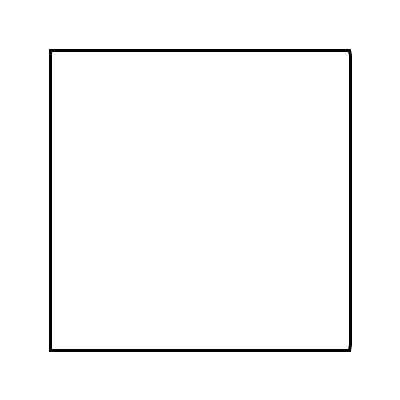
Frame 1 (no input)
Frame 60 (the mouse pressed at the canvas centre just before this capture): identical to frame 1, image omitted
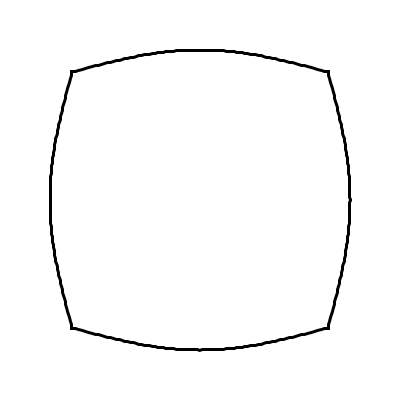
Frame 120 (the mouse held since frame 60 and released just before this capture)

The Processing sketch that drew these frames (run headless with seeded random() and noise(); from frame 60 on, the mouse is pressed at the canvas centre):

// Processing sketch: CircleSquare
// ── CircleSquare.pde
void setup()
{
  size(400, 400);
}
 
void draw()
{
  background(255);
  noFill();
  stroke(0);
  strokeWeight(3);
  smooth();
 
  drawSquarcle(map(mouseX,0,width,0,1));
}
 
 
// t should be between 0 (square) and 1 (circle)
void drawSquarcle(float t)
{
  // Define position and size of shape.
  float cx = width/2;
  float cy = height/2;
  float circleRadius = 150;
  float circleX, circleY, squareX, squareY;
 
  float incAngle = radians(1);    // Resolution of shape.
 
  beginShape();
 
  for (float angle=0; angle<TWO_PI; angle +=incAngle)
  {
    circleX = cx + circleRadius*cos(angle);
    circleY = cy + circleRadius*sin(angle);
 
    if ((angle > radians(225)) && (angle <= radians(315)))  // top side
    { 
      float squareRadius = circleRadius / sin(angle);
      squareX = cx - squareRadius*cos(angle);
      squareY = cy-circleRadius;
    }
    else if ((angle > radians(45)) && (angle <= radians(135)))  // Bottom side
    { 
      float squareRadius = circleRadius / sin(angle);
      squareX = cx + squareRadius*cos(angle);
      squareY = cy+circleRadius;
    }
    else if ((angle > radians(135)) && (angle <= radians(225)))  // Left side
    { 
      float squareRadius = circleRadius / cos(angle);
      squareX = cx - circleRadius;
      squareY = cy - squareRadius*sin(angle);
    }
    else // Right side
    {
      float squareRadius = circleRadius / cos(angle);
      squareX = cx + circleRadius;
      squareY = cy + squareRadius*sin(angle);
    }
    vertex(lerp(squareX,circleX,t),lerp(squareY,circleY,t));
  }
  endShape();
}
